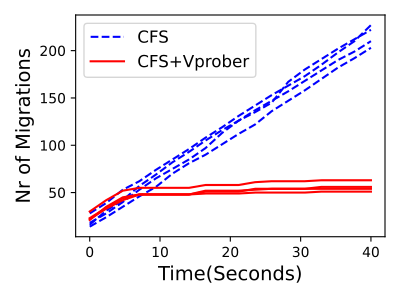

Write Python code to recreate this figure.
import glob
import matplotlib.pyplot as plt

def get_correct_range(v):
    normal_len=40
    correction_factor=300
    corrective_factor = normal_len/(len(v)-1)
    g=[]
    for x in range(0,len(v)):
        g.append(x*corrective_factor)
    return g

def graph_lst(pin_cs,smrt_cs,nve_cs):
    plt.figure(figsize=(4, 3))
    for k, v in nve_cs.items():
        plt.plot(get_correct_range(v), v,linestyle="--",color='blue',label="CFS")
    for k, v in smrt_cs.items():
        plt.plot(get_correct_range(v), v, linestyle="-",color='red',label="CFS+Vprober")
    handles, labels = plt.gca().get_legend_handles_labels()
    plt.ylabel("Nr of Migrations", fontsize=14)
    plt.xlabel("Time(Seconds)", fontsize=14)
    by_label = dict(zip(labels, handles))
    plt.legend(by_label.values(), by_label.keys(),prop={'size': 12}) # To draw legend
    plt.tight_layout()
    plt.show()


biggest=-99999999999

nve_cs={'2175': [16.0, 31.0, 42.0, 57.0, 69.0, 82.0, 93.0, 105.0, 116.0, 126.0, 135.0, 145.0, 167.0, 180.0, 191.0, 202.0, 212.0, 222.0], '2176': [18.0, 28.0, 40.0, 53.0, 65.0, 75.0, 85.0, 97.0, 113.0, 126.0, 137.0, 147.0, 157.0, 168.0, 179.0, 190.0, 199.0, 210.0], '2177': [14.0, 24.0, 35.0, 46.0, 56.0, 70.0, 81.0, 90.0, 101.0, 112.0, 122.0, 136.0, 147.0, 158.0, 170.0, 182.0, 192.0, 203.0], '2178': [28.0, 39.0, 53.0, 62.0, 74.0, 85.0, 96.0, 108.0, 119.0, 131.0, 142.0, 153.0, 163.0, 173.0, 185.0, 198.0, 210.0, 227.0]} 
smrt_cs={'3721': [21.0, 35.0, 45.0, 48.0, 48.0, 48.0, 48.0, 49.0, 49.0, 49.0, 50.0, 50.0, 50.0, 50.0, 51.0, 51.0, 51.0, 51.0], '3722': [22.0, 33.0, 42.0, 48.0, 48.0, 48.0, 48.0, 51.0, 51.0, 51.0, 54.0, 54.0, 54.0, 54.0, 54.0, 54.0, 54.0, 54.0], '3723': [23.0, 34.0, 44.0, 48.0, 48.0, 48.0, 48.0, 52.0, 52.0, 52.0, 53.0, 54.0, 54.0, 54.0, 56.0, 56.0, 56.0, 56.0], '3724': [30.0, 42.0, 52.0, 55.0, 55.0, 55.0, 55.0, 58.0, 58.0, 58.0, 61.0, 62.0, 62.0, 62.0, 63.0, 63.0, 63.0, 63.0]}

nve_iterator=0
for item in nve_cs:
    nve_iterator+=nve_cs[item][-1]
s_iterator=0
for item in smrt_cs:
    s_iterator+=smrt_cs[item][-1]
print('nve iterator',nve_iterator)
print('s iterator',s_iterator)

graph_lst(0,smrt_cs,nve_cs)
